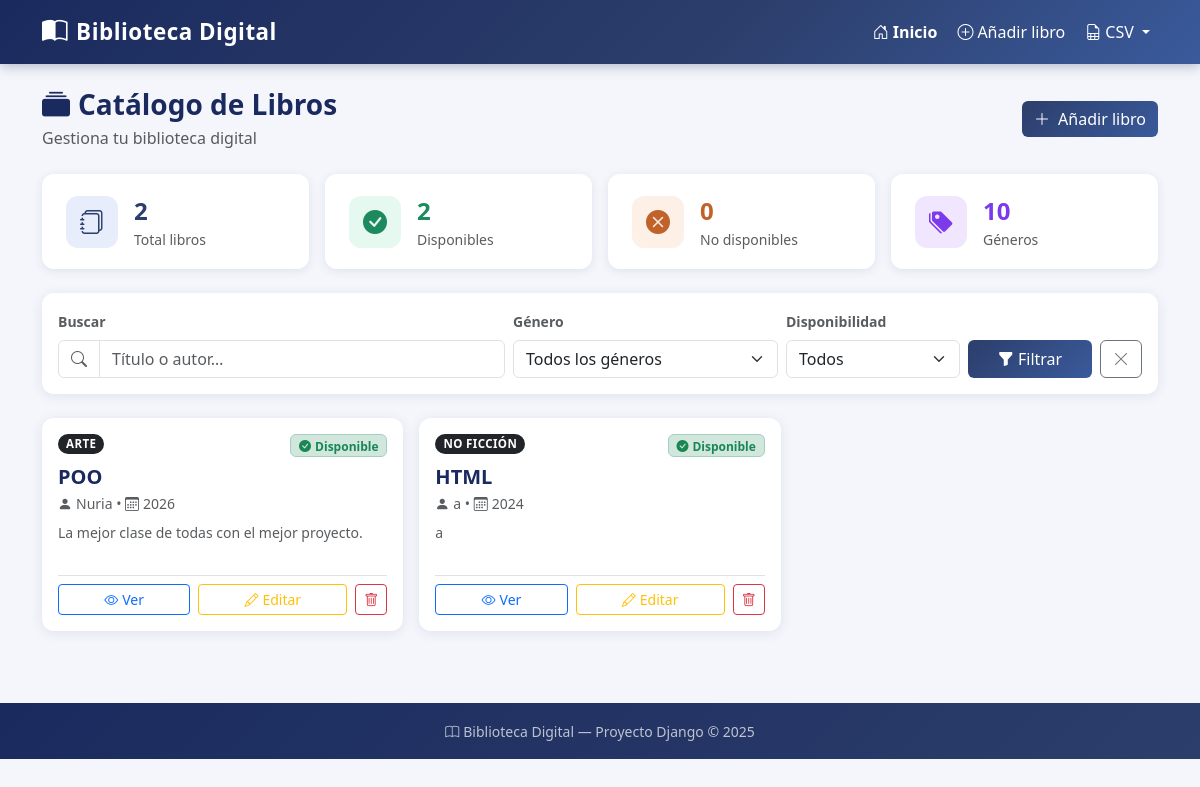
The page / on the database its author committed.
### biblioteca/models.py (models this page shows, shortened)
class Libro(models.Model):
    GENEROS = [
        ('ficcion', 'Ficción'),
        ('no_ficcion', 'No Ficción'),
        ('ciencia', 'Ciencia'),
        ('historia', 'Historia'),
        ('biografia', 'Biografía'),
        ('fantasia', 'Fantasía'),
        ('terror', 'Terror'),
        ('romance', 'Romance'),
        ('infantil', 'Infantil'),
        ('otro', 'Otro'),
    ]
    titulo = models.CharField(max_length=200)
    autor = models.CharField(max_length=150)
    descripcion = models.TextField(blank=True, default='')
    genero = models.CharField(max_length=50, choices=GENEROS, default='otro')
    anio_publicacion = models.IntegerField(null=True, blank=True)
    isbn = models.CharField(max_length=20, blank=True, default='')
    disponible = models.BooleanField(default=True)
    fecha_creacion = models.DateTimeField(auto_now_add=True)
    class Meta:
        ordering = ['-fecha_creacion']
        verbose_name = 'Libro'
        verbose_name_plural = 'Libros'

### biblioteca/views.py (the view)
# urls.py: path('', views.libro_list, name='libro_list'),
def libro_list(request):
    query = request.GET.get('q', '')
    genero = request.GET.get('genero', '')
    disponible = request.GET.get('disponible', '')
    libros = Libro.objects.all()
    if query:
        libros = libros.filter(titulo__icontains=query) | libros.filter(autor__icontains=query)
    if genero:
        libros = libros.filter(genero=genero)
    if disponible == '1':
        libros = libros.filter(disponible=True)
    elif disponible == '0':
        libros = libros.filter(disponible=False)
    total = libros.count()
    disponibles = libros.filter(disponible=True).count()
    no_disponibles = libros.filter(disponible=False).count()
    context = {
        'libros': libros,
        'total': total,
        'disponibles': disponibles,
        'no_disponibles': no_disponibles,
        'query': query,
        'genero_sel': genero,
        'disponible_sel': disponible,
        'generos': Libro.GENEROS,
    }
    return render(request, 'biblioteca/libro_list.html', context)

### biblioteca/templates/biblioteca/libro_list.html (shortened to what this page needs)
{% extends 'biblioteca/base.html' %}
{% block content %}
<div class="d-flex align-items-center justify-content-between mb-4">
    <div>
        <h1 class="h3 fw-bold mb-1" style="color:#1a2a5e;">
            <i class="bi bi-collection-fill me-2"></i>Catálogo de Libros
        </h1>
        <p class="text-muted mb-0">Gestiona tu biblioteca digital</p>
    </div>
    <a href="{% url 'libro_create' %}" class="btn btn-primary d-flex align-items-center gap-2">
        <i class="bi bi-plus-lg"></i> Añadir libro
    </a>
</div>
<div class="row g-3 mb-4">
    <div class="col-6 col-md-3">
        <div class="stat-card">
            <div class="stat-icon" style="background:#e8edfb;">
                <i class="bi bi-journals" style="color:#2c3e6b;"></i>
            </div>
            <div>
                <div class="fw-bold fs-4" style="color:#2c3e6b;">{{ total }}</div>
                <div class="text-muted small">Total libros</div>
            </div>
        </div>
    </div>
    <div class="col-6 col-md-3">
        <div class="stat-card">
            <div class="stat-icon" style="background:#e6f9f0;">
                <i class="bi bi-check-circle-fill" style="color:#1d8a5e;"></i>
            </div>
            <div>
                <div class="fw-bold fs-4" style="color:#1d8a5e;">{{ disponibles }}</div>
                <div class="text-muted small">Disponibles</div>
            </div>
        </div>
    </div>
    <div class="col-6 col-md-3">
        <div class="stat-card">
            <div class="stat-icon" style="background:#fdf0e6;">
                <i class="bi bi-x-circle-fill" style="color:#c0622a;"></i>
            </div>
            <div>
                <div class="fw-bold fs-4" style="color:#c0622a;">{{ no_disponibles }}</div>
                <div class="text-muted small">No disponibles</div>
            </div>
        </div>
    </div>
    <div class="col-6 col-md-3">
        <div class="stat-card">
            <div class="stat-icon" style="background:#f0e6fd;">
                <i class="bi bi-tags-fill" style="color:#7c3aed;"></i>
            </div>
            <div>
                <div class="fw-bold fs-4" style="color:#7c3aed;">{{ generos|length }}</div>
                <div class="text-muted small">Géneros</div>
            </div>
        </div>
    </div>
</div>
<div class="card mb-4">
    <div class="card-body">
        <form method="get" class="row g-2 align-items-end">
            <div class="col-md-5">
                <label class="form-label small fw-semibold text-muted">Buscar</label>
                <div class="input-group">
                    <span class="input-group-text bg-white"><i class="bi bi-search text-muted"></i></span>
                    <input type="text" name="q" class="form-control" placeholder="Título o autor…" value="{{ query }}">
                </div>
            </div>
            <div class="col-md-3">
                <label class="form-label small fw-semibold text-muted">Género</label>
                <select name="genero" class="form-select">
                    <option value="">Todos los géneros</option>
                </select>
            </div>
            <div class="col-md-2">
                <label class="form-label small fw-semibold text-muted">Disponibilidad</label>
                <select name="disponible" class="form-select">
                    <option value="">Todos</option>
                </select>
            </div>
            <div class="col-md-2 d-flex gap-2">
                <button type="submit" class="btn btn-primary flex-fill">
                    <i class="bi bi-funnel-fill"></i> Filtrar
                </button>
                <a href="{% url 'libro_list' %}" class="btn btn-outline-secondary">
                    <i class="bi bi-x-lg"></i>
                </a>
            </div>
        </form>
    </div>
</div>
{% if libros %}
<div class="row g-3">
    {% for libro in libros %}
    <div class="col-md-6 col-lg-4">
        <div class="card h-100">
            <div class="card-body d-flex flex-column">
                <div class="d-flex justify-content-between align-items-start mb-2">
                    <span class="badge rounded-pill
                        {% if libro.genero == 'ficcion' %}bg-primary
                        {% elif libro.genero == 'ciencia' %}bg-info text-dark
                        {% elif libro.genero == 'historia' %}bg-warning text-dark
                        {% elif libro.genero == 'fantasia' %}bg-purple text-white
                        {% elif libro.genero == 'terror' %}bg-danger
                        {% elif libro.genero == 'romance' %}bg-pink
                        {% elif libro.genero == 'biografia' %}bg-secondary
                        {% else %}bg-dark
                        {% endif %} badge-genero">
                        {{ libro.get_genero_display }}
                    </span>
                    {% if libro.disponible %}
                    <span class="badge bg-success-subtle text-success border border-success-subtle">
                        <i class="bi bi-check-circle-fill me-1"></i>Disponible
                    </span>
                    {% else %}
                    <span class="badge bg-danger-subtle text-danger border border-danger-subtle">
                        <i class="bi bi-x-circle-fill me-1"></i>No disponible
                    </span>
                    {% endif %}
                </div>
                <h5 class="card-title fw-bold mb-1" style="color:#1a2a5e;">{{ libro.titulo }}</h5>
                <p class="text-muted small mb-2">
                    <i class="bi bi-person-fill me-1"></i>{{ libro.autor }}
                    {% if libro.anio_publicacion %}
                    &bull; <i class="bi bi-calendar3 me-1"></i>{{ libro.anio_publicacion }}
                    {% endif %}
                </p>
                {% if libro.descripcion %}
                <p class="card-text text-muted small flex-grow-1" style="line-height:1.5;">
                    {{ libro.descripcion|truncatechars:110 }}
                </p>
                {% else %}
                <p class="card-text text-muted fst-italic small flex-grow-1">Sin descripción.</p>
                {% endif %}
                <div class="d-flex gap-2 mt-3 pt-2 border-top">
                    <a href="{% url 'libro_detail' libro.pk %}" class="btn btn-sm btn-outline-primary flex-fill">
                        <i class="bi bi-eye me-1"></i>Ver
                    </a>
                    <a href="{% url 'libro_edit' libro.pk %}" class="btn btn-sm btn-outline-warning flex-fill">
                        <i class="bi bi-pencil me-1"></i>Editar
                    </a>
                    <a href="{% url 'libro_delete' libro.pk %}" class="btn btn-sm btn-outline-danger">
                        <i class="bi bi-trash"></i>
                    </a>
                </div>
            </div>
        </div>
    </div>
    {% endfor %}
</div>
{% endif %}
{% endblock %}

### biblioteca/templates/biblioteca/base.html (shortened to what this page needs)
<!DOCTYPE html>
<html lang="es">
<head>
    <link href="https://cdn.jsdelivr.net/npm/bootstrap@5.3.2/dist/css/bootstrap.min.css" rel="stylesheet">
    <link href="https://cdn.jsdelivr.net/npm/bootstrap-icons@1.11.3/font/bootstrap-icons.min.css" rel="stylesheet">
</head>
<body>
<nav class="navbar navbar-expand-lg navbar-dark">
    <div class="container">
        <a class="navbar-brand text-white d-flex align-items-center gap-2" href="{% url 'libro_list' %}">
            <i class="bi bi-book-half"></i> Biblioteca Digital
        </a>
        <div class="collapse navbar-collapse" id="navMenu">
            <ul class="navbar-nav ms-auto gap-1">
                <li class="nav-item">
                    <a class="nav-link text-white {% if request.resolver_match.url_name == 'libro_list' %}fw-bold{% endif %}"
                       href="{% url 'libro_list' %}">
                        <i class="bi bi-house-door me-1"></i>Inicio
                    </a>
                </li>
                <li class="nav-item">
                    <a class="nav-link text-white" href="{% url 'libro_create' %}">
                        <i class="bi bi-plus-circle me-1"></i>Añadir libro
                    </a>
                </li>
                <li class="nav-item dropdown">
                    <a class="nav-link text-white dropdown-toggle" href="#" data-bs-toggle="dropdown">
                        <i class="bi bi-file-earmark-spreadsheet me-1"></i>CSV
                    </a>
                </li>
            </ul>
        </div>
    </div>
</nav>
<main class="container py-4">
    {% block content %}{% endblock %}
</main>
<footer class="py-3 mt-5">
    <div class="container text-center">
        <small><i class="bi bi-book me-1"></i>Biblioteca Digital &mdash; Proyecto Django &copy; 2025</small>
    </div>
</footer>
</body>
</html>

### biblioteca/templates/biblioteca/base.html (style rules this page uses)
:root { --bs-primary: #2c3e6b; --bs-primary-rgb: 44, 62, 107; }
body { background-color: #f4f6fb; font-family: 'Segoe UI', system-ui, sans-serif; }
.navbar { background: linear-gradient(135deg, #1a2a5e 0%, #2c3e6b 60%, #3a5a9b 100%); box-shadow: 0 2px 12px rgba(44,62,107,.35); }
.navbar-brand { font-size: 1.4rem; font-weight: 700; letter-spacing: .5px; }
.navbar-brand i { font-size: 1.6rem; }
.nav-link { font-weight: 500; }
.card { border: none; border-radius: 12px; box-shadow: 0 2px 12px rgba(44,62,107,.10); transition: transform .18s, box-shadow .18s; }
.badge-genero { font-size: .72rem; font-weight: 600; padding: .35em .7em; border-radius: 20px; text-transform: uppercase; letter-spacing: .4px; }
.btn-primary { background: linear-gradient(135deg, #2c3e6b, #3a5a9b); border: none; }
footer { background: linear-gradient(135deg, #1a2a5e, #2c3e6b); color: rgba(255,255,255,.7); }
.stat-card { background: white; border-radius: 12px; padding: 1.2rem 1.5rem; display: flex; align-items: center; gap: 1rem; box-shadow: 0 2px 10px rgba(44,62,107,.10); }
.stat-icon { width: 52px; height: 52px; border-radius: 12px; display: flex; align-items: center; justify-content: center; font-size: 1.5rem; }

### rows shown on the page
Libro: genero "ARTE", disponible True (drawn), titulo "POO", autor "Nuria", anio_publicacion "2026", descripcion "La mejor clase de todas con el mejor proyecto."
Libro: genero "NO FICCIÓN", disponible True (drawn), titulo "HTML", autor "a", anio_publicacion "2024", descripcion "a"

### other values the page prints
{{ total }} "2"
{{ disponibles }} "2"
{{ no_disponibles }} "0"
{{ generos|length }} "10"
